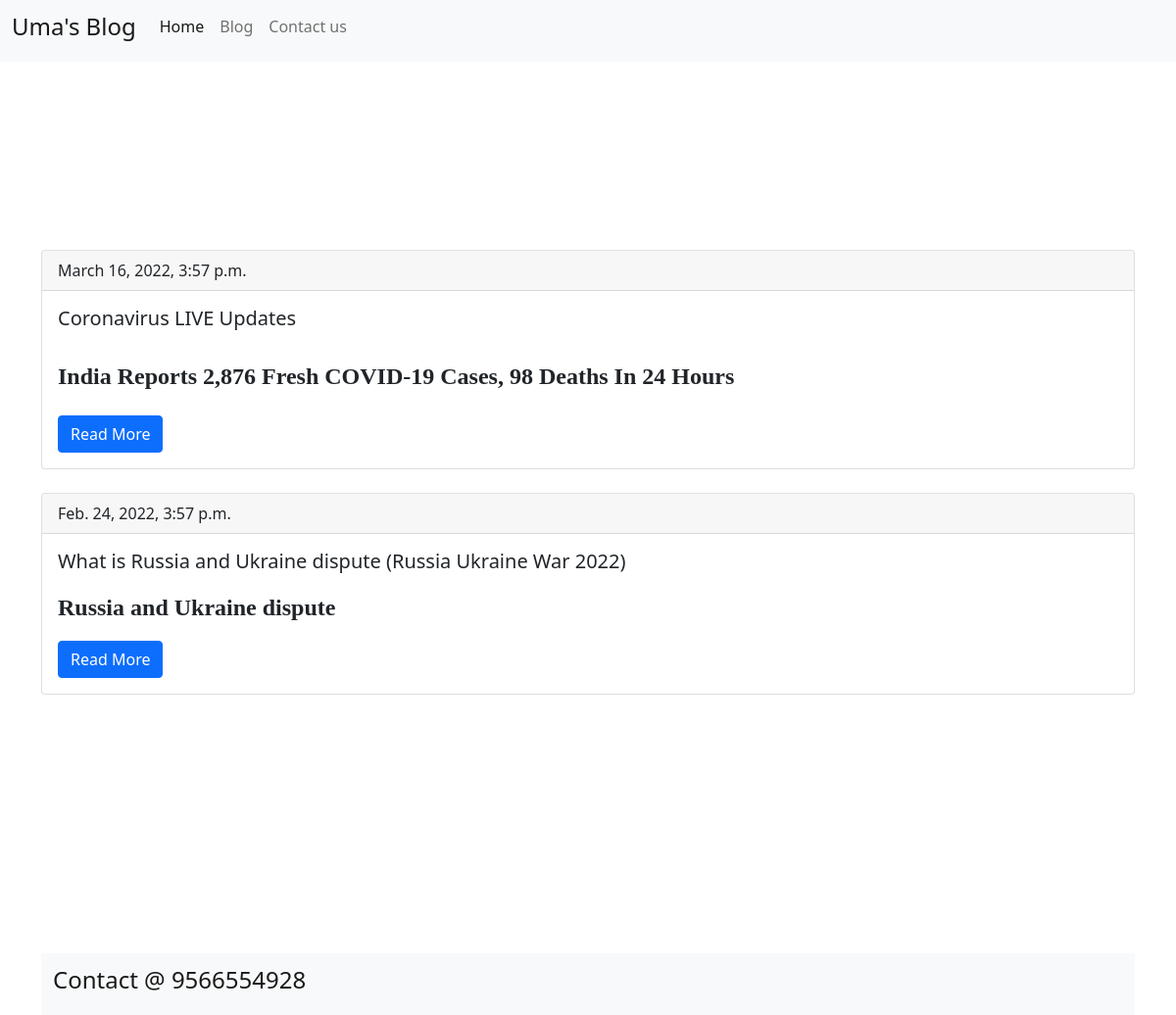
Screenshot of /blog/ with the database file from the repository.
### blog/models.py (models this page shows)
class Post(models.Model):
	title = models.CharField(max_length=200)
	body = models.TextField()
	date = models.DateTimeField(default=datetime.now())
	description = models.TextField(default=1)
	bgimg = models.CharField(max_length=200,default=1)

### blog/views.py (the view)
# urls.py: path('/',PostList.as_view()),
class PostList(ListView):
	queryset = Post.objects.order_by('-date')
	template_name = 'blog/blog.html'

### blog/templates/blog/blog.html
{% extends 'main/base.html' %}
{% load static %}
{% block content %}
<div class="jumbotron">
	<div class="container">
		<body background="{% static 'main/images/bg.png' %}">
{% for post in object_list %}
  <div class="card">
  <div class="card-header">{{post.date}}</div>
  <div class="card-body">
    <h5 class="card-title">{{post.title}}</h5>
    <p class="card-text">{{post.description | safe}}</p>
    <a href="/blog/{{post.id}}" class="btn btn-primary">Read More</a>
  </div>
</div>
<br>
{% endfor %}
<br>
{% endblock %}

### main/templates/main/base.html (shortened to what this page needs)
<!doctype html>
<html lang="en">
  <head>
    <link href="https://cdn.jsdelivr.net/npm/bootstrap@5.1.3/dist/css/bootstrap.min.css" rel="stylesheet">
  </head>
<body>
{% include 'main/includes/header.html' %}
<br><br><br><br><br><br><br><br>
{% block content %}
{% endblock %}
<br><br><br><br><br><br><br><br><br>
{% include 'main/includes/footer.html' %}
</body>
</html>

### main/templates/main/includes/header.html (shortened to what this page needs)
<nav class="navbar navbar-expand-lg navbar-light bg-light">
  <div class="container-fluid">
    <a class="navbar-brand" href="#"><h4>Uma's Blog</h4></a>
    <div class="collapse navbar-collapse" id="navbarNav">
      <ul class="navbar-nav">
        <li class="nav-item">
          <a class="nav-link active" aria-current="page" href="/home"><h6>Home</h6></a>
        </li>
        <li class="nav-item">
          <a class="nav-link" href="/blog"><h6>Blog</h6></a>
        </li>
        <li class="nav-item">
          <a class="nav-link" href="/home"><h6>Contact us</h6></a>
        </li>
      </ul>
    </div>
  </div>
</nav>

### main/templates/main/includes/footer.html
<nav class="navbar sticky-bottom navbar-light bg-light">
  <div class="container-fluid">
    <a class="navbar-brand" href="#"><h4>Contact @ 9566554928</h4></a>
  </div>
</nav>

### rows the page displays
Post: date "March 16, 2022, 3:57 p.m.", title "Coronavirus LIVE Updates", description "India Reports 2,876 Fresh COVID-19 Cases, 98 Deaths In 24 Hours"
Post: date "Feb. 24, 2022, 3:57 p.m.", title "What is Russia and Ukraine dispute (Russia Ukraine War 2022)", description "Russia and Ukraine dispute"
